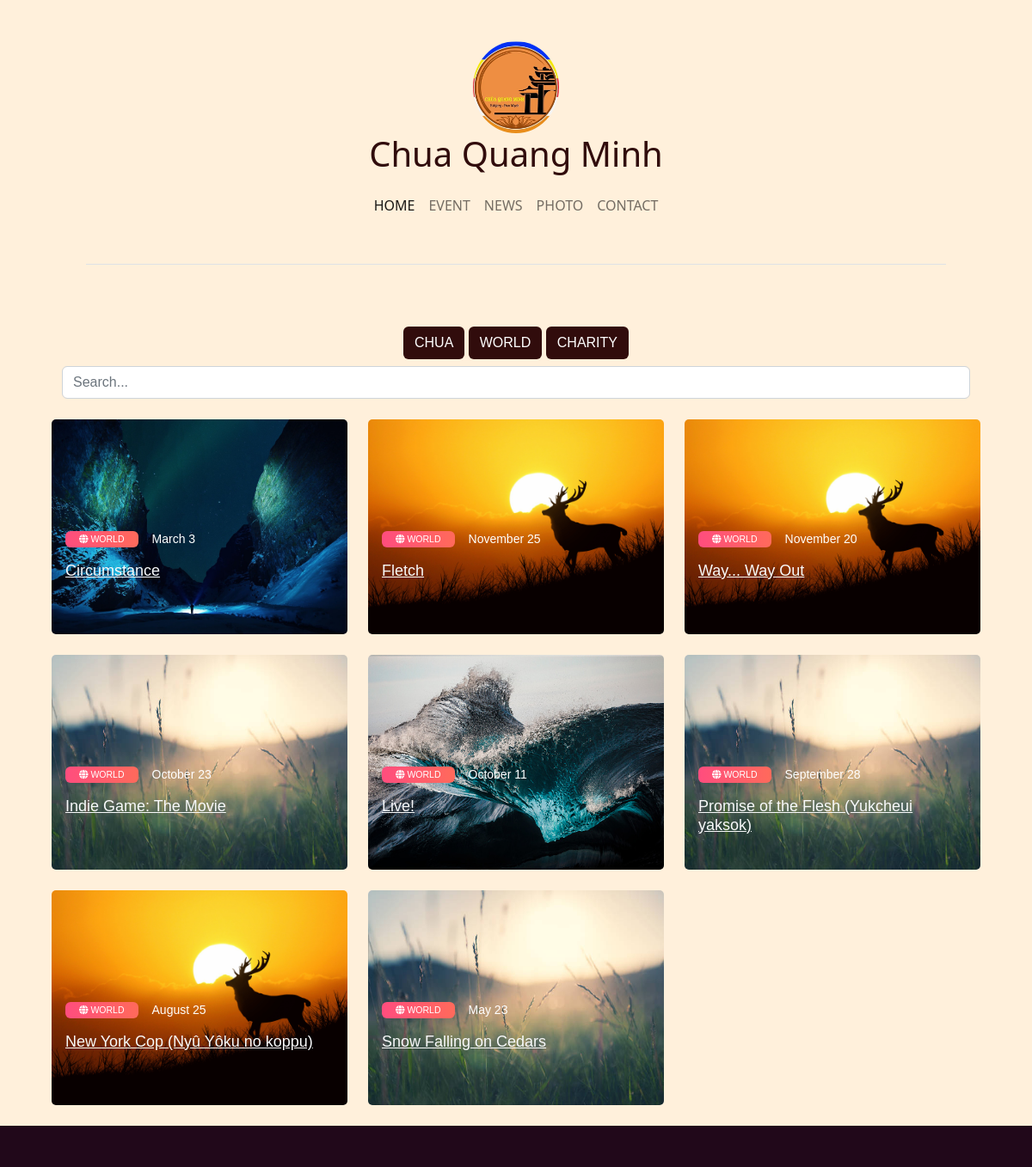
/news?action=news&newsTypeID=2, run on the app's committed database.
### tables this page shows
CREATE TABLE NewsType
(
    newsTypeID INT AUTO_INCREMENT NOT NULL PRIMARY KEY,
    typeName   VARCHAR(255),
    icon       VARCHAR(255)
);

### model/NewsModel.php (called while the page is built, shortened)
<?php
$insertAllNews = "SELECT * FROM NewsOrderbyType";
$NewsModel = new NewsModel();

### controller/NewsController.php (called while the page is built, shortened)
<?php
$newsTypeResultStmt =  $conn->query($NewsModel->newsType);
$newsTypeResult = $newsTypeResultStmt->fetchAll(PDO::FETCH_ASSOC);
if (isset($_GET["action"])) {
    if ($_GET["action"] == "news") {
        $newsTypeID = null;
        if (isset($_GET["newsTypeID"]) && $_GET["newsTypeID"]) {
            $newsTypeID = (int)$_GET["newsTypeID"];
            $insertAllNews .= " WHERE newsTypeID = ?";
            $pageCountQuery .= " WHERE newsTypeID = ?";
        }
        $blogResultStmt = $conn->prepare($insertAllNews);
        $pageCountStmt = $conn->prepare($pageCountQuery);
        if ($newsTypeID) {
            $blogResultStmt->execute([$newsTypeID]);
        } else {
            $blogResultStmt->execute();
            $pageCountStmt->execute();
        }
        $blogResult = $blogResultStmt->fetchAll();
    }
}

### view/news.php (the view, shortened to what this page needs)
<?php
require("rootPath.php");
require $rootPath . "model/NewsModel.php";
require $rootPath . "controller/NewsController.php";
?>
<div class="blog-home5 py-5">
    <div class="container">
        <div class="row justify-content-center">
            <div class="col-md-8 text-center">
                <div class="mb-2" align="center">
                    <?php
                    foreach ($newsTypeResult as $row) {
                        ?>
                        <div class="btn filter-button" data-filter="<?php echo $row['typeName']; ?>">
                            <a class="nav-link categories-text"
                               href="/news?action=news&newsTypeID=<?php echo $row['newsTypeID'] ?>">
                                <?php echo $row['typeName']; ?>
                            </a>
                        </div>
                        <?php
                    } ?>
                </div>
            </div>
            <div class="row">
                <div class="col-lg-12">
                    <input type="search" class="form-control" id="input-search" placeholder="Search...">
                </div>
            </div>
        </div>
        <div class="row mt-4 searchable-container">
            <?php
            foreach ($blogResult as $row) { ?>
                <div class="col-md-4 items">
                    <div class="card b-h-box position-relative font-14 border-0 mb-4">
                        <img class="card-img d-block img-fluid banner" src="assets/banner/<?php echo $row['banner'] ?>"
                             alt="card image">
                        <div class="card-img-overlay overflow-hidden">
                            <div class="d-flex align-items-center">
                            <span class="bg-danger-gradiant badge overflow-hidden text-white px-3 py-1 font-weight-normal"><i
                                        class="<?php echo $row['icon'] ?>"> </i> <?php echo $row['typeName'] ?></span>
                                <div class="ml-2">
                                <span class="ml-2"><?php
                                    $today = date("F j", strtotime($row['timeUpdated']));
                                    echo $today;
                                    ?></span>
                                </div>
                            </div>
                            <h5 class="card-title my-3 font-weight-normal"><a
                                        href="/article?newsID=<?php echo $row['newsID']; ?>"
                                        class="link-light"><?php echo $row['title']; ?></a></h5>
                            <br>
                        </div>
                    </div>
                </div>
                <?php
            } ?>
        </div>
    </div>
</div>

### styles/index.css (style rules this page uses)
.btn { background-color: #310c0c; color: white; }
.blog-home5 { font-family: "Montserrat", sans-serif; color: #8d97ad; font-weight: 300; }
.blog-home5 h1, .blog-home5 h2, .blog-home5 h3, .blog-home5 h4, .blog-home5 h5, .blog-home5 h6 { color: #3e4555; }
.blog-home5 .card-title { font-size: 18px; }
.blog-home5 .b-h-box .card-img-overlay { bottom: 0px; top: auto; -webkit-transition: 0.2s ease-in; -o-transition: 0.2s ease-in; transition: 0.2s ease-in; height: 55%; }
.blog-home5 .b-h-box .card-title { color: #ffffff; }
.blog-home5 .b-h-box { color: #ffffff; }
.blog-home5 .bg-danger-gradiant { background: #ff4d7e; background: -webkit-linear-gradient(legacy-direction(to right), #ff4d7e 0%, #ff6a5b 100%); background: -webkit-gradient(linear, left top, right top, from(#ff4d7e), to(#ff6a5b)); background: -webkit-linear-gradient(left, #ff4d7e 0%, #ff6a5b 100%); background: -o-linear-gradient(left, #ff4d7e 0%, #ff6a5b 100%); background: linear-gradient(to right, #ff4d7e 0%, #ff6a5b 100%); }
.blog-home5 .font-14 { font-size: 14px; }
.banner { height: 250px; }
img { max-width: 100%; }
img { vertical-align: middle; border-style: none; }

### data on the page
newstype: typeName "CHUA"
newstype: typeName "WORLD"
newstype: typeName "CHARITY"

### other printed values
$row['typeName'] "WORLD"
$today "March 3"
$row['title'] "Circumstance"
$today "November 25"
$row['title'] "Fletch"
$today "November 20"
$row['title'] "Way... Way Out"
$today "October 23"
$row['title'] "Indie Game: The Movie"
$today "October 11"
$row['title'] "Live!"
$today "September 28"
$row['title'] "Promise of the Flesh (Yukcheui yaksok)"
$today "August 25"
$row['title'] "New York Cop (Nyû Yôku no koppu)"
